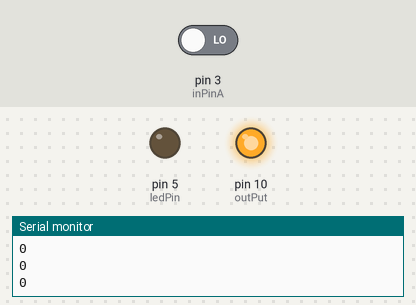
Recording of a sketch running on a simulated Arduino Uno, built with avr-gcc and run on an emulated ATmega328P. Shown: output pins drawn as LEDs (lit = HIGH), the last lines printed to the serial monitor. Dashed ring = blinking. The inputs (shaded band) are chosen by the test bench; at power-on: pin 3 (inPinA) LOW.

Above: at 1.2 s.
1.3 s: pin 3 (inPinA) driven HIGH
At 1.5 s:
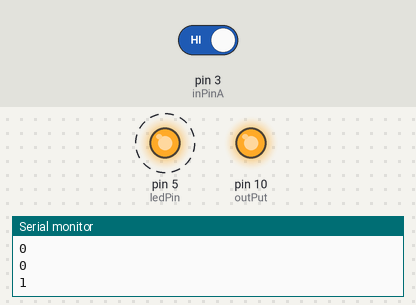
4.3 s: pin 3 (inPinA) driven LOW
At 4.3 s:
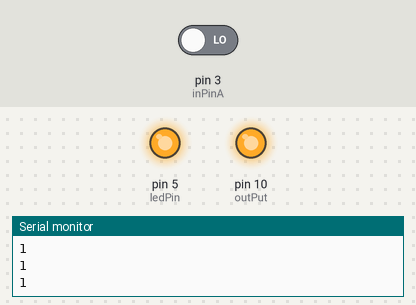
Timing chart, 0 to 7.3 s (numbered marks = the images above; inputs shaded):
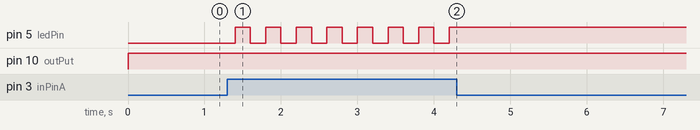

Measured:
- after the input at 1.3 s, pin 5 (ledPin): alternates HIGH for 0.20 s and LOW for 0.20 s, starting after 0.10 s
- after the input at 4.3 s, pin 5 (ledPin): stops changing and stays HIGH

The sketch:

sketch_may31a.ino
```cpp
// 버튼 하나로 LED 불 껐다가 켜기

int inPinA = 3;
int keyDataA = 0;
int ledPin = 5;
int outPut = 10;
int count = 0;
void setup() {
  pinMode(inPinA, INPUT);
  pinMode(count, OUTPUT);
  pinMode(ledPin, OUTPUT);
  pinMode(outPut, OUTPUT);
  Serial.begin(9600);

}

void loop() {
  // put your main code here, to run repeatedly:
  keyDataA = digitalRead(inPinA);
  Serial.println(keyDataA);
  digitalWrite(outPut, HIGH);
  if(digitalRead(inPinA) == 1)
  {
    count++;
    if((count % 2) == 1)
    {
      digitalWrite(ledPin, HIGH);
    }
    else
    {
      digitalWrite(ledPin, LOW);
    }
  }

  delay(200);
}
```
